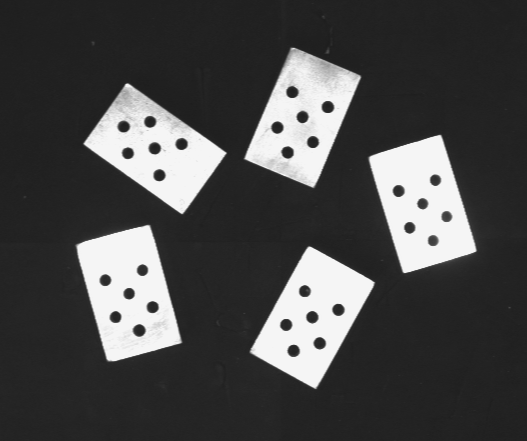
%> input picture 2025-2026/L6/PieseA.bmp, 527 x 441 px
$ octave L6.m   (GNU Octave 9; MATLAB toolbox functions it lacks are replaced by stand-ins)
%> lines starting %> are read from the running program, lines starting %| are printed output that depends on the picture; in (x1, y1, x2, y2) boxes, pixels count from 0 and x2, y2 are one past the last pixel; in counts of white or black regions, pixels touching at a corner belong together; the program's own positions count from 1
%% --- aplicatia 5.1 ---
im = imread('PieseA.bmp');
%> im is the input picture: size 441x527x3 uint8; min 29, max 245, mean 74
im = rgb2gray(im);
%> im: size 441x527 uint8

level = graythresh(im);
%> level = 0.533
bw = imbinarize(im, level);
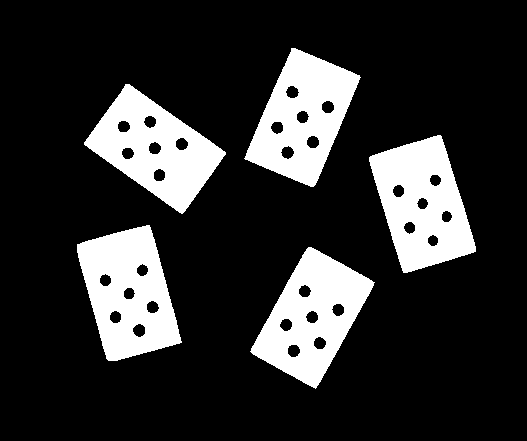
%> bw: size 441x527 logical; 18.8% white; 5 white regions

[L, nr] = bwlabel(bw, 8);
%> L: size 441x527 double; 6 distinct labels, from 0 to 5
%> nr = 5

fprintf('Numarul de obiecte este: %d\n', nr);
%| Numarul de obiecte este: 5

pseudo_color = label2rgb(L);
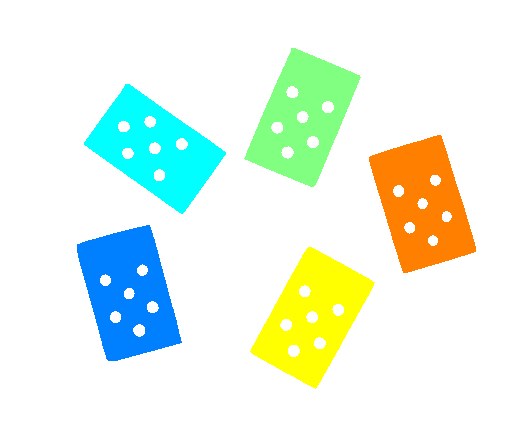
%> pseudo_color: size 441x527x3 uint8; mean R, G, B 231.1, 245.2, 230.9
figure, imshow(pseudo_color);
title('Obiecte etichetate');
%% --- aplicatia 5.2 - centroid
im = imread('PieseA.bmp');
stats = regionprops(bw,'all');
%> stats = 5 regions; largest, box (x1, y1, x2, y2), Area, Centroid, MajorAxisLength, MinorAxisLength and Eccentricity: (77, 225, 182, 361) 8945 [129.1 293.4] 144.9 91.13 0.778, (369, 135, 476, 273) 8944 [422.9 204.4] 144.4 90.5 0.779, (250, 247, 375, 389) 8737 [313.1 317.4] 144.3 90.26 0.78, (84, 84, 226, 214) 8592 [155.9 149.5] 144 89.12 0.785
[m, n]= size(stats);
%> m = 5; n = 1
figure;
imshow(im);
hold on
for i = 1 : m
    plot(stats(i).Centroid(1),stats(i).Centroid(2),'*r');
end
%> this loop made 5 passes
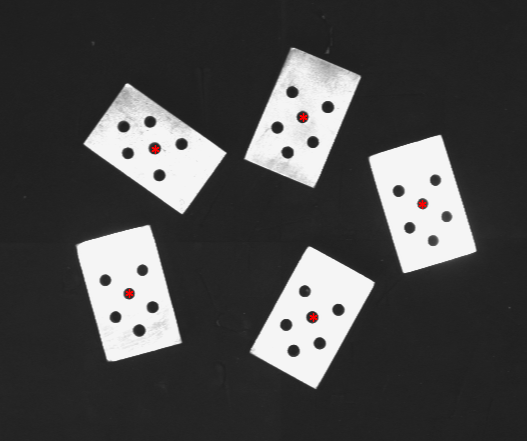
%> figure redrawn from the program's plot data

%% --- aplicatia 5.2 - BB
im = imread('PieseA.bmp');
figure;imshow(im)
hold on
for i = 1 : m
    BB = stats(i).BoundingBox;
    rectangle('Position',[BB(1),BB(2),BB(3),BB(4)],'EdgeColor','r')
end
%> this loop made 5 passes
%> BB on passes 1 to 5: [77.5 225.5 105 136], [84.5 84.5 142 130], [244.5 48.5 117 139], [250.5 247.5 125 142], [369.5 135.5 107 138]

%% --- aplicatia 5.3 detectie triunghi si cerc
I = imread('L6_image_01.png');
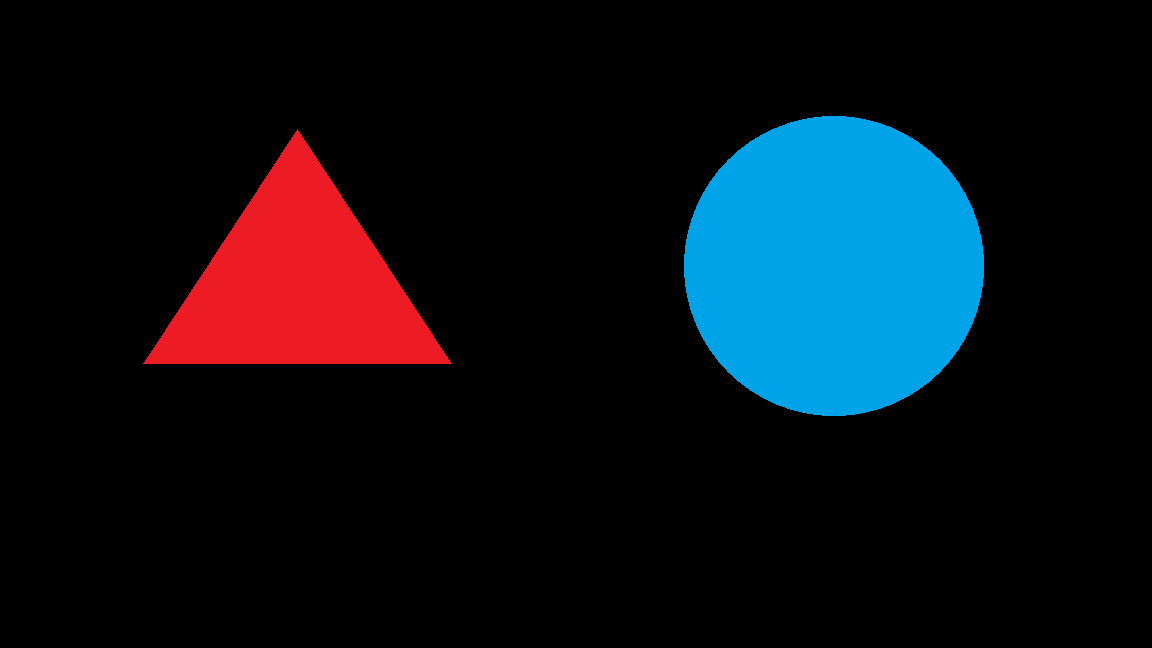
%> input picture 2025-2026/L6/L6_image_01.png, 1152 x 648 px
%> I is the input picture: size 648x1152x3 uint8; mean R, G, B 11.5, 16.7, 23.7
figure; imshow(I)

bw = imbinarize(rgb2gray(I)); figure; imshow(bw);
%> after `bw = imbinarize(rgb2gray(I))`: bw: size 648x1152 logical; 14.3% white; 2 white regions
[L, num] = bwlabel(bw, 8);
%> L: size 648x1152 double; 3 distinct labels, from 0 to 2
%> num = 2
fprintf('Numar de obiecte detectate: %d\n', num);
%| Numar de obiecte detectate: 2

RGB = label2rgb(L, 'jet', 'k', 'shuffle'); figure; imshow(RGB);

stats = regionprops(L, 'Area', 'Perimeter', 'Centroid', 'BoundingBox', 'Extent', 'Eccentricity');
%> stats = 2 regions; box (x1, y1, x2, y2), Area, Centroid, Eccentricity, Extent and Perimeter: (684, 116, 984, 416) 70621 [834.5 266.5] 0.0135 0.785 939.2, (143, 129, 452, 364) 36266 [298 286.2] 0.478 0.499 862.6

figure;
imshow(I);
title('Clasificarea formelor');
hold on;

for k = 1:length(stats)
    A = stats(k).Area;
    P = stats(k).Perimeter;
    C = (P^2) / A;     % compactitate
    ext = stats(k).Extent;
    BB  = stats(k).BoundingBox;
    xc  = stats(k).Centroid(1);
    yc  = stats(k).Centroid(2);

    % Reguli simple de clasificare
    % Pentru cerc: compactitate aproape de 4*pi
    if abs(C - 4*pi) < 1.5
        forma = 'Cerc';
        culoare = 'c';
    else
        forma = 'Triunghi';
        culoare = 'r';
    end

    % Bounding box
    rectangle('Position', BB, 'EdgeColor', culoare, 'LineWidth', 2);

    % Centroid
    plot(xc, yc, 'y*', 'MarkerSize', 10, 'LineWidth', 1.5);

    % Text cu clasa
    text(xc + 10, yc, sprintf('%s', forma), ...
        'Color', 'w', 'FontSize', 12, 'FontWeight', 'bold');

    % Afisare in Command Window
    fprintf('\nObiectul %d:\n', k);
    fprintf('  Arie = %.2f\n', A);
    fprintf('  Perimetru = %.2f\n', P);
    fprintf('  Compactitate = %.2f\n', C);
    fprintf('  Extent = %.2f\n', ext);
    fprintf('  Clasa = %s\n', forma);
end
%> this loop made 2 passes
%> (A, P, C, ext, BB, xc, yc, forma) on passes 1 to 2: (36266, 862.6, 20.52, 0.499, [143.5 129.5 309 235], 298, 286.2, 'Triunghi'), (70621, 939.2, 12.49, 0.785, [684.5 116.5 300 300], 834.5, 266.5, 'Cerc')
%| Obiectul 1:
%|   Arie = 36266.00
%|   Perimetru = 862.57
%|   Compactitate = 20.52
%|   Extent = 0.50
%|   Clasa = Triunghi
%| Obiectul 2:
%|   Arie = 70621.00
%|   Perimetru = 939.25
%|   Compactitate = 12.49
%> (further printed lines are left out)
%> figure, not shown here; its title reads 'Clasificarea formelor'

hold off;

%% --- aplicatia 5.4 - imagine mai complexa
% aici problema prinicpala apare si din fundal
I = imread('L6_image_02.png'); figure; imshow(I);
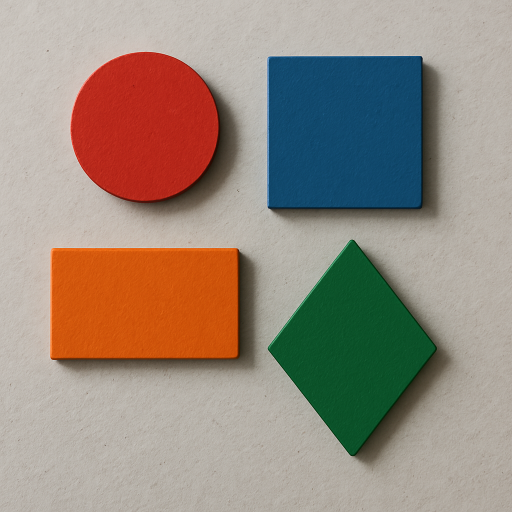
%> input picture 2025-2026/L6/L6_image_02.png, 1024 x 1024 px (shown at 1/2 size)
%> further down, I is the input picture: size 1024x1024x3 uint8; mean R, G, B 152.4, 138.8, 126.4

I1 = imbinarize(rgb2gray(I));
%> I1: size 1024x1024 logical; 63.5% white; 97 black regions (92 under 20 px), largest, box (x1, y1, x2, y2) and area: (535, 112, 882, 443) 110815, (101, 497, 517, 744) 96800, (535, 479, 907, 932) 90786, (142, 104, 480, 432) 83754, (160, 497, 182, 499) 32
I2 = imcomplement(I1); imshow(I2);

%% Conversie la double
Id = im2double(I);

colorDiff = max(I, [], 3) - min(I, [], 3);
bw = colorDiff > 50;
%> bw: size 1024x1024 logical; 30.8% white; 21 white regions (16 under 20 px), largest, box (x1, y1, x2, y2) and area: (534, 112, 843, 416) 93574, (99, 496, 480, 720) 84477, (536, 480, 871, 910) 73954, (140, 103, 438, 406) 70710, (479, 683, 480, 706) 23

bw = imfill(bw, 'holes');
%> bw: size 1024x1024 logical; 30.8% white; 21 white regions (16 under 20 px), largest, box (x1, y1, x2, y2) and area: (534, 112, 843, 416) 93574, (99, 496, 480, 720) 84483, (536, 480, 871, 910) 73954, (140, 103, 438, 406) 70745, (479, 683, 480, 706) 23
bw = bwareaopen(bw, 2000);
%> bw: size 1024x1024 logical; 30.8% white; 4 white regions, box (x1, y1, x2, y2) and area: (534, 112, 843, 416) 93574, (99, 496, 480, 720) 84483, (536, 480, 871, 910) 73954, (140, 103, 438, 406) 70745

se = strel('disk', 3);
bw = imopen(bw, se);
%> bw: size 1024x1024 logical; 30.8% white; 4 white regions, box (x1, y1, x2, y2) and area: (534, 112, 843, 416) 93509, (100, 496, 478, 720) 84363, (536, 480, 871, 910) 73918, (140, 103, 438, 406) 70715
bw = imclose(bw, se);
%> bw: size 1024x1024 logical; 30.8% white; 4 white regions

figure;
imshow(bw);
title('Masca binara');

%% Etichetare
[L, num] = bwlabel(bw, 8);
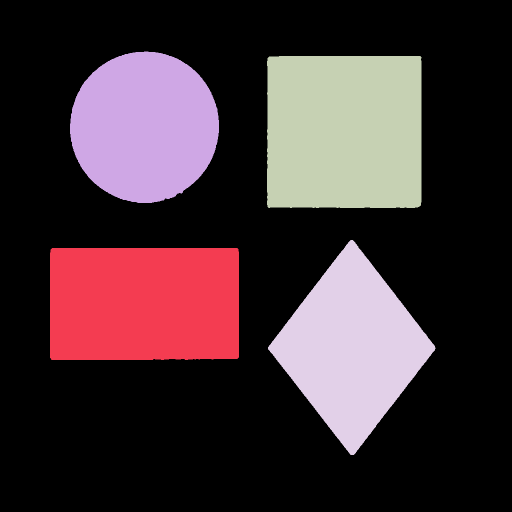
%> L: size 1024x1024 double (shown at 1/2 size); 5 distinct labels, from 0 to 4; one colour per label, 0 black
%> num = 4
fprintf('Numar de obiecte detectate: %d\n', num);
%| Numar de obiecte detectate: 4

%% Proprietati
stats = regionprops(L, 'Area', 'Perimeter', 'Centroid', ...
                       'BoundingBox', 'Extent', 'Orientation');
%> stats = 4 regions; box (x1, y1, x2, y2), Area, Centroid, Orientation, Extent and Perimeter: (534, 112, 843, 416) 93521 [689.4 264.3] 2.23 0.996 1195.5, (100, 496, 478, 720) 84368 [289.2 608.2] 0.301 0.996 1170.3, (536, 480, 871, 910) 73920 [704.3 695.9] -89.52 0.513 1095.6, (140, 103, 438, 406) 70720 [289.6 254.5] 78.51 0.783 948.6

%% Clasificare
figure;
imshow(I);
title('Clasificarea obiectelor');
hold on;

for k = 1:length(stats)
    A = stats(k).Area;
    P = stats(k).Perimeter;
    C = (P^2) / A;
    BB = stats(k).BoundingBox;
    xc = stats(k).Centroid(1);
    yc = stats(k).Centroid(2);
    ext = stats(k).Extent;
    theta = stats(k).Orientation;

    w = BB(3);
    h = BB(4);
    aspectRatio = w / h;

    % normalizare orientare
    thetaAbs = abs(theta);

    % clasificare
    if abs(C - 4*pi) < 1.5
        forma = 'cerc';

    elseif abs(aspectRatio - 1) < 0.15
        % obiect aproape "patratos"
        if thetaAbs < 15 || thetaAbs > 75
            forma = 'patrat';
        elseif thetaAbs >= 30 && thetaAbs <= 60
            forma = 'romb';
        else
            forma = 'patrat/romb';
        end

    elseif ext > 0.8
        forma = 'dreptunghi';

    else
        forma = 'forma necunoscuta';
    end

    rectangle('Position', BB, 'EdgeColor', 'y', 'LineWidth', 2);
    plot(xc, yc, 'r*', 'MarkerSize', 10, 'LineWidth', 1.5);
    text(xc + 10, yc, forma, 'Color', 'w', 'FontSize', 12, 'FontWeight', 'bold');

    fprintf('\nObiect %d\n', k);
    fprintf('  Compactitate = %.2f\n', C);
    fprintf('  Extent = %.2f\n', ext);
    fprintf('  Aspect ratio = %.2f\n', aspectRatio);
    fprintf('  Orientation = %.2f\n', theta);
    fprintf('  Clasa = %s\n', forma);
end
%> this loop made 4 passes
%> (A, P, C, BB, xc, yc, ext, theta) on passes 1 to 4: (84368, 1170.3, 16.23, [100.5 496.5 378 224], 289.2, 608.2, 0.996, 0.301), (70720, 948.6, 12.72, [140.5 103.5 298 303], 289.6, 254.5, 0.783, 78.51), (93521, 1195.5, 15.28, [534.5 112.5 309 304], 689.4, 264.3, 0.996, 2.23), (73920, 1095.6, 16.24, [536.5 480.5 335 430], 704.3, 695.9, 0.513, -89.52)
%> (printed output is left out)
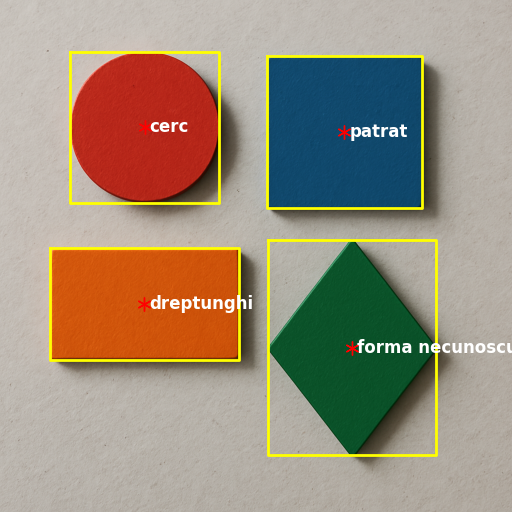
%> figure redrawn from the program's plot data; shown at 1/2 size; its title reads 'Clasificarea obiectelor'

hold off;
